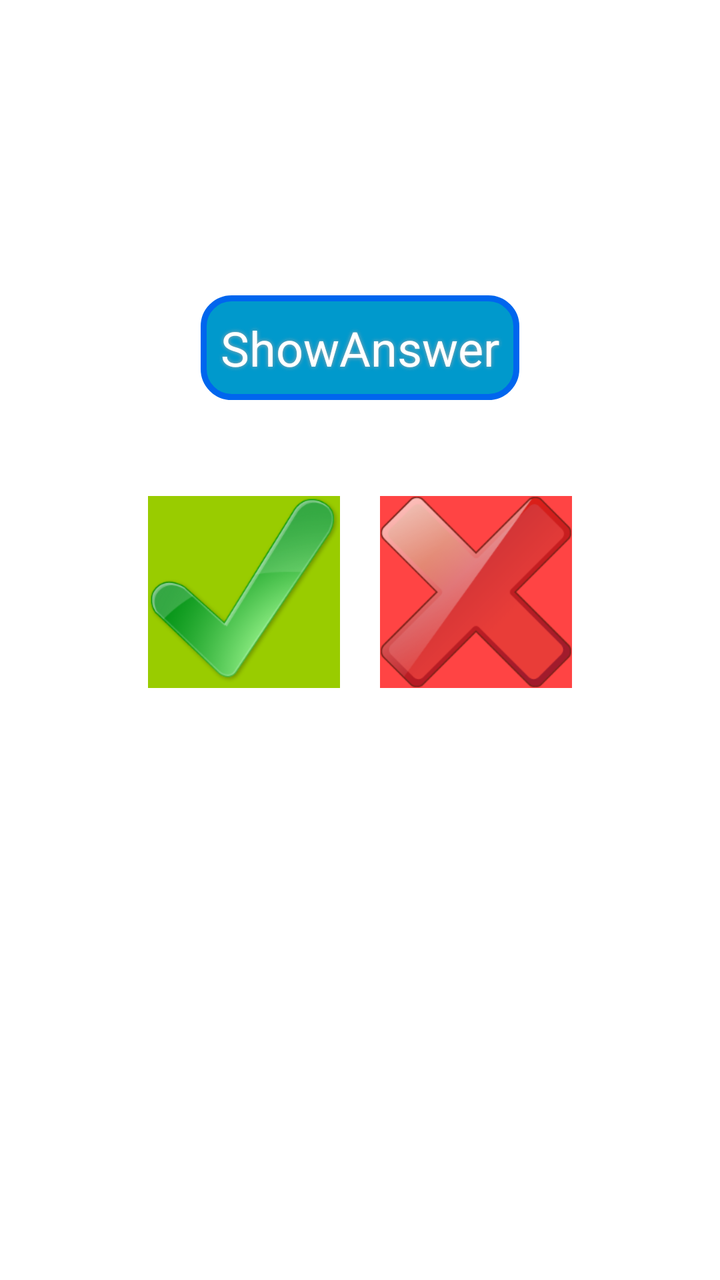
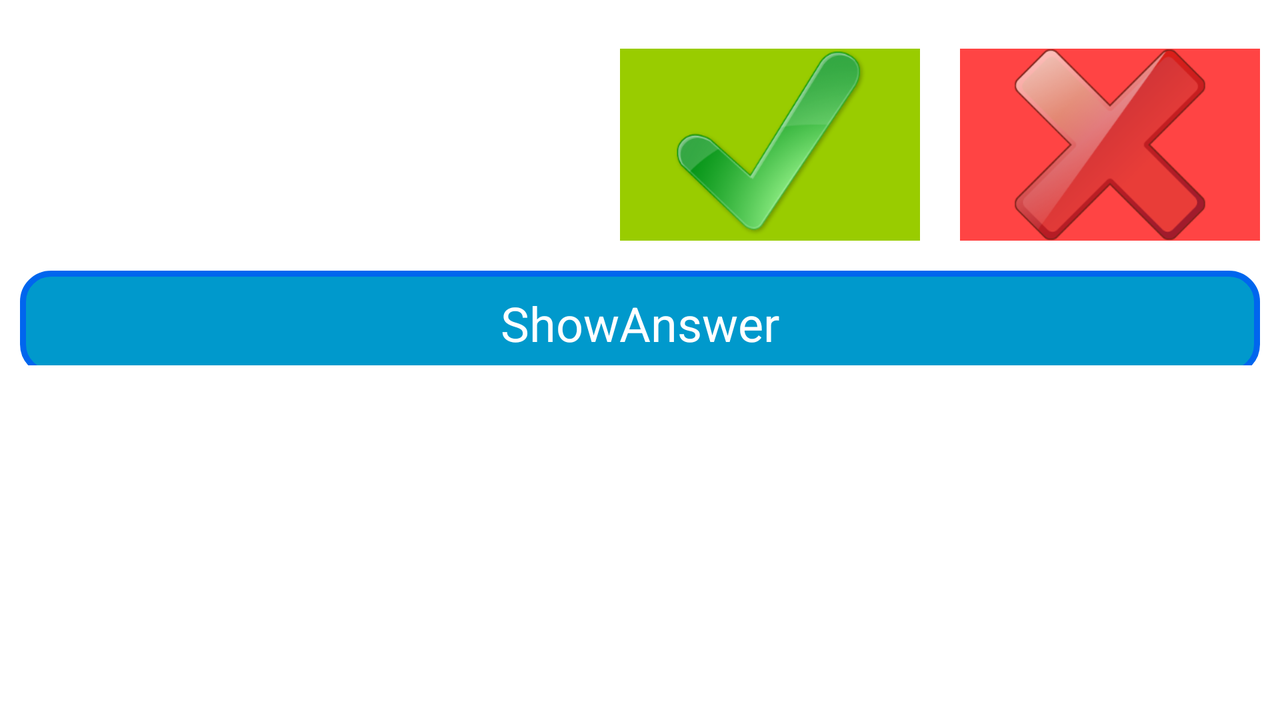

Compare how this app lays out the same screen by default and in its alternative resource folder. The renders come first, then the two layout files and the values they reference.
<!-- AndroidManifest.xml: application theme FiszkiTheme -->
<!-- res/layout/fragment_quiz_question.xml -->
<LinearLayout xmlns:android="http://schemas.android.com/apk/res/android"
    xmlns:tools="http://schemas.android.com/tools"
    android:layout_width="fill_parent"
    android:layout_height="fill_parent"
    android:orientation="vertical"
    tools:context="com.mobica.mawa.fiszki.quiz.QuizQuestionFragment">

    <TextView
        android:id="@+id/quizQuestionStatusTextView"
        android:layout_width="match_parent"
        android:layout_height="wrap_content"
        android:text="" />

    <TextView
        android:id="@+id/quizWordTextView"
        android:layout_width="match_parent"
        android:layout_height="wrap_content"
        android:textSize="@dimen/activity_word_size"
        android:gravity="center"
        android:text="" />



    <TextView
        android:id="@+id/quizResponseTextView"
        android:layout_width="match_parent"
        android:layout_height="wrap_content"
        android:visibility="invisible"
        android:textSize="@dimen/activity_word_size"
        android:gravity="center"
        android:text=""
        />

    <Button
        android:layout_width="wrap_content"
        android:layout_height="wrap_content"
        android:text="@string/showAnswerButton"
        android:onClick="showAnswer"

        android:layout_gravity="center"
        android:textColor="#FFFFFF"
        android:textSize="24sp"

        android:background="@drawable/buttonshape"
        android:shadowColor="#A8A8A8"
        android:shadowDx="0"
        android:shadowDy="0"
        android:shadowRadius="5"
        />

    <LinearLayout
        android:layout_width="wrap_content"
        android:layout_height="wrap_content"
        android:orientation="horizontal"
        android:weightSum="2"
        android:layout_gravity="center"
        android:layout_marginTop="@dimen/activity_triple_vertical_margin"
        >

        <ImageButton
            android:src="@drawable/ok"
            android:layout_weight="1"
            android:layout_width="0px"
            android:layout_height="wrap_content"
            android:contentDescription="@string/quizKnownResponse"
            android:onClick="answerKnown"
            android:background="@color/green"
            android:layout_marginRight="@dimen/activity_horizontal_margin"
            android:layout_marginEnd="@dimen/activity_horizontal_margin"
            />

        <ImageButton
            android:src="@drawable/cancel"
            android:layout_weight="1"
            android:layout_width="0px"
            android:layout_height="wrap_content"
            android:contentDescription="@string/quizUnknownResponse"
            android:onClick="answerUnknown"
            android:background="@color/red"
            android:layout_marginLeft="@dimen/activity_horizontal_margin"
            android:layout_marginStart="@dimen/activity_horizontal_margin"
            />

    </LinearLayout>

</LinearLayout>
<!-- resources referenced by this layout -->
<resources>
  <item name="green" type="color">#FF99CC00</item>
  <item name="red" type="color">#FFFF4444</item>
  <dimen name="activity_horizontal_margin">10dp</dimen>
  <dimen name="activity_triple_vertical_margin">48dp</dimen>
  <dimen name="activity_word_size">48sp</dimen>
  <!-- drawable buttonshape (drawable) -->
  <?xml version="1.0" encoding="utf-8"?>
  <shape xmlns:android="http://schemas.android.com/apk/res/android" android:shape="rectangle" >
      <corners
          android:radius="14dp"
          />
      <solid
          android:color="@color/darkblue"/>
      <padding
          android:left="10dp"
          android:top="10dp"
          android:right="10dp"
          android:bottom="10dp"
          />
      <stroke
          android:width="3dp"
          android:color="@color/darkblue2"
          />
  </shape>
  <!-- drawable cancel: png bitmap (drawable-hdpi, 12884 bytes) -->
  <!-- drawable ok: png bitmap (drawable-hdpi, 12331 bytes) -->
  <string name="quizKnownResponse">I knew it</string>
  <string name="quizUnknownResponse">I didn\'t know</string>
  <string name="showAnswerButton">ShowAnswer</string>
  <style name="FiszkiTheme" parent="android:Theme.Holo.Light.DarkActionBar">
          
  
      </style>
  <item name="darkblue" type="color">#FF0099CC</item>
  <item name="darkblue2" type="color">#FF0066EE</item>
</resources>
<!-- res/layout-land/fragment_quiz_question.xml (the repository's variant of the layout above) -->
<!-- drawn on the phone turned sideways -->
<LinearLayout xmlns:android="http://schemas.android.com/apk/res/android"
    xmlns:tools="http://schemas.android.com/tools"
    android:layout_width="fill_parent"
    android:layout_height="fill_parent"
    android:orientation="vertical"
    android:paddingLeft="@dimen/activity_horizontal_margin"
    android:paddingRight="@dimen/activity_horizontal_margin"
    tools:context="com.mobica.mawa.fiszki.quiz.QuizQuestionFragment">

    <TextView
        android:id="@+id/quizQuestionStatusTextView"
        android:layout_width="match_parent"
        android:layout_height="wrap_content"
        android:textSize="@dimen/activity_word_small_size_xx"
        android:text="" />

    <LinearLayout
        android:layout_width="fill_parent"
        android:layout_height="wrap_content"
        android:orientation="horizontal"
        android:weightSum="4">

        <TextView
            android:id="@+id/quizWordTextView"
            android:layout_width="0dp"
            android:layout_weight="2"
            android:layout_height="wrap_content"
            android:gravity="center"
            android:text=""
            android:textSize="@dimen/activity_word_size" />

            <ImageButton
                android:layout_width="0px"
                android:layout_height="wrap_content"
                android:layout_marginLeft="@dimen/activity_horizontal_margin"
                android:layout_marginEnd="@dimen/activity_horizontal_margin"
                android:layout_marginRight="@dimen/activity_horizontal_margin"
                android:layout_weight="1"
                android:background="@color/green"
                android:contentDescription="@string/quizKnownResponse"
                android:onClick="answerKnown"
                android:src="@drawable/ok" />

            <ImageButton
                android:layout_width="0px"
                android:layout_height="wrap_content"
                android:layout_marginLeft="@dimen/activity_horizontal_margin"
                android:layout_marginStart="@dimen/activity_horizontal_margin"
                android:layout_marginRight="@dimen/activity_horizontal_margin"
                android:layout_weight="1"
                android:background="@color/red"
                android:contentDescription="@string/quizUnknownResponse"
                android:onClick="answerUnknown"
                android:src="@drawable/cancel" />

    </LinearLayout>

    <LinearLayout
        android:layout_width="fill_parent"
        android:layout_height="wrap_content"
        android:orientation="horizontal">

    <Button
        android:id="@+id/quizResponseButton"
        android:layout_width="fill_parent"
        android:layout_height="wrap_content"
        android:layout_gravity="center"
        android:background="@drawable/buttonshape"
        android:onClick="showAnswer"
        android:layout_marginTop="@dimen/activity_horizontal_margin"
        android:text="@string/showAnswerButton"
        android:textColor="#FFFFFF"
        android:textSize="@dimen/activity_word_small_size" />

    <TextView
        android:id="@+id/quizResponseTextView"
        android:layout_width="fill_parent"
        android:layout_height="wrap_content"
        android:gravity="center"
        android:text=""
        android:layout_marginTop="@dimen/activity_horizontal_margin"
        android:textSize="@dimen/activity_word_size"
        android:visibility="gone" />

        </LinearLayout>

</LinearLayout>
<!-- resources referenced by the variant -->
<!-- as the phone turned sideways resolves them -->
<resources>
  <item name="green" type="color">#FF99CC00</item>
  <item name="red" type="color">#FFFF4444</item>
  <dimen name="activity_horizontal_margin">10dp</dimen>
  <dimen name="activity_word_size">48sp</dimen>
  <dimen name="activity_word_small_size">24sp</dimen>
  <dimen name="activity_word_small_size_xx">18sp</dimen>
  <!-- drawable buttonshape (drawable) -->
  <?xml version="1.0" encoding="utf-8"?>
  <shape xmlns:android="http://schemas.android.com/apk/res/android" android:shape="rectangle" >
      <corners
          android:radius="14dp"
          />
      <solid
          android:color="@color/darkblue"/>
      <padding
          android:left="10dp"
          android:top="10dp"
          android:right="10dp"
          android:bottom="10dp"
          />
      <stroke
          android:width="3dp"
          android:color="@color/darkblue2"
          />
  </shape>
  <!-- drawable cancel: png bitmap (drawable-hdpi, 12884 bytes) -->
  <!-- drawable ok: png bitmap (drawable-hdpi, 12331 bytes) -->
  <string name="quizKnownResponse">I knew it</string>
  <string name="quizUnknownResponse">I didn\'t know</string>
  <string name="showAnswerButton">ShowAnswer</string>
  <style name="FiszkiTheme" parent="android:Theme.Holo.Light.DarkActionBar">
          
  
      </style>
  <item name="darkblue" type="color">#FF0099CC</item>
  <item name="darkblue2" type="color">#FF0066EE</item>
</resources>
